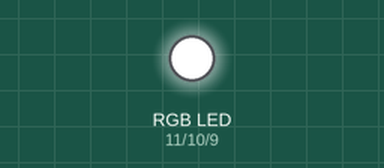
The sketch below on a simulated Arduino Uno, built with avr-gcc and run on an emulated ATmega328P. Parts: an RGB LED mixed from three pins (HIGH = lit).

Above: at 0.1 s.
Timing chart, 0 to 1.6 s (numbered marks = the images above):
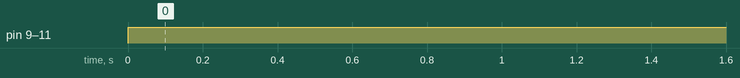

Measured:
- by itself, pin 9 (blue_light_pin), pin 10 (green_light_pin), pin 11 (red_light_pin): LOW → HIGH at 0.00 s

The sketch:

RGB_Lights.ino
```cpp
int red_light_pin= 11;
int green_light_pin = 10;
int blue_light_pin = 9;

int redLightValue = 255; //Choose value between 0 and 255
int blueLightValue = 255; //Choose value between 0 and 255
int greenLightValue = 255; //Choose value between 0 and 255

void setup() {
  pinMode(red_light_pin, OUTPUT);
  pinMode(green_light_pin, OUTPUT);
  pinMode(blue_light_pin, OUTPUT);
}
void loop() {
  analogWrite(red_light_pin, redLightValue);
  analogWrite(green_light_pin, greenLightValue);
  analogWrite(blue_light_pin, blueLightValue);
  delay(500);
}
```
